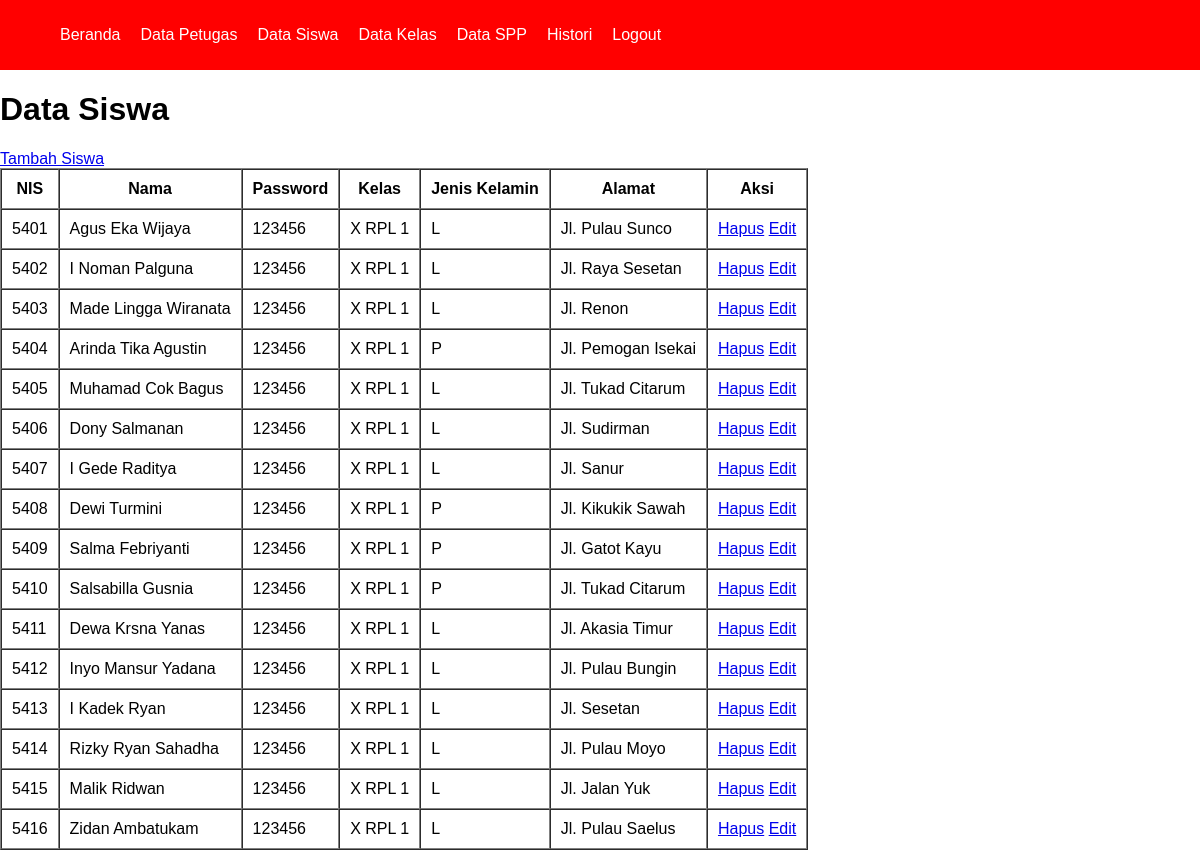
Page /siswa/siswa.php (signed in) on the committed database.
### tables this page shows
CREATE TABLE `tb_siswa` (
  `nis` int(11) NOT NULL,
  `nama_siswa` varchar(100) NOT NULL,
  `password` varchar(10) NOT NULL,
  `id_kelas` varchar(10) NOT NULL,
  `jenis_kelamin` varchar(10) NOT NULL,
  `alamat` varchar(100) NOT NULL
);

CREATE TABLE `tb_kelas` (
  `id_kelas` varchar(10) NOT NULL,
  `kelas` varchar(10) NOT NULL,
  `jurusan` varchar(100) NOT NULL
);

### siswa/functions_siswa.php (called while the page is built, shortened)
<?php
    $conn = mysqli_connect("localhost", "root", "", "spp_db");
    function query($query){
        global $conn;
        $result = mysqli_query($conn, $query);
        $rows = [];
        while( $row = mysqli_fetch_assoc($result)) {
            $rows[] = $row;
        }
        return $rows;
    }
?>

### siswa/siswa.php (the view, shortened to what this page needs)
<?php
    require 'functions_siswa.php';
    require '../views/template/navbar.php';
    $siswa = query("SELECT * FROM tb_siswa INNER JOIN tb_kelas USING(id_kelas) ORDER BY nis ASC");
?>
<!DOCTYPE html>
<html lang="en">
<head>
    <link rel="stylesheet" href="../CSS/style.css">
</head>
<body>
    <h1>Data Siswa</h1>
    <?php if($_SESSION['leveluser'] == 'Admin' ) : ?>
    <a href="create_siswa.php">Tambah Siswa</a>
    <?php endif; ?>
    <table border="1" cellspacing="0" cellpadding="10">
        <tr>
            <th>NIS</th>
            <th>Nama</th>
            <th>Password</th>
            <th>Kelas</th>
            <th>Jenis Kelamin</th>
            <th>Alamat</th>
            <?php if($_SESSION['leveluser'] == 'Admin' ) : ?>
                <th>Aksi</th>
            <?php endif; ?>
        </tr>
        <?php foreach($siswa as $row) : ?>
        <tr>
            <td><?= $row["nis"]; ?></td>
            <td><?= $row["nama_siswa"]; ?></td>
            <td><?= $row["password"] ?></td>
            <td><?= $row["kelas"]; ?></td>
            <td><?= $row["jenis_kelamin"]; ?></td>
            <td><?= $row["alamat"]; ?></td>
            <?php if($_SESSION['leveluser'] == 'Admin' ) : ?>
                <td>
                    <a href="delete_siswa.php?nis=<?= $row["nis"]; ?>">Hapus</a>
                    <a href="update_siswa.php?nis=<?= $row["nis"]; ?>">Edit</a>
                    </td>
            <?php endif; ?>
        </tr>
        <?php endforeach; ?>
    </table>
</body>
</html>

### CSS/style.css (style rules this page uses)
html, body { margin: 0; padding: 0; box-sizing: border-box; font-family: 'Gill Sans', 'Gill Sans MT', Calibri, 'Trebuchet MS', sans-serif; overflow-x: hidden; }

### views/template/navbar.php (style rules this page uses)
html, body { margin: 0; padding: 0; box-sizing: border-box; }

### rows in the picture
tb_siswa: nis "5401", nama_siswa "Agus Eka Wijaya", password "123456", id_kelas.kelas "X RPL 1", jenis_kelamin "L", alamat "Jl. Pulau Sunco"
tb_siswa: nis "5402", nama_siswa "I Noman Palguna", password "123456", id_kelas.kelas "X RPL 1", jenis_kelamin "L", alamat "Jl. Raya Sesetan"
tb_siswa: nis "5403", nama_siswa "Made Lingga Wiranata", password "123456", id_kelas.kelas "X RPL 1", jenis_kelamin "L", alamat "Jl. Renon"
tb_siswa: nis "5404", nama_siswa "Arinda Tika Agustin", password "123456", id_kelas.kelas "X RPL 1", jenis_kelamin "P", alamat "Jl. Pemogan Isekai"
tb_siswa: nis "5405", nama_siswa "Muhamad Cok Bagus", password "123456", id_kelas.kelas "X RPL 1", jenis_kelamin "L", alamat "Jl. Tukad Citarum"
tb_siswa: nis "5406", nama_siswa "Dony Salmanan", password "123456", id_kelas.kelas "X RPL 1", jenis_kelamin "L", alamat "Jl. Sudirman"
tb_siswa: nis "5407", nama_siswa "I Gede Raditya", password "123456", id_kelas.kelas "X RPL 1", jenis_kelamin "L", alamat "Jl. Sanur"
tb_siswa: nis "5408", nama_siswa "Dewi Turmini", password "123456", id_kelas.kelas "X RPL 1", jenis_kelamin "P", alamat "Jl. Kikukik Sawah"
tb_siswa: nis "5409", nama_siswa "Salma Febriyanti", password "123456", id_kelas.kelas "X RPL 1", jenis_kelamin "P", alamat "Jl. Gatot Kayu"
tb_siswa: nis "5410", nama_siswa "Salsabilla Gusnia", password "123456", id_kelas.kelas "X RPL 1", jenis_kelamin "P", alamat "Jl. Tukad Citarum"
tb_siswa: nis "5411", nama_siswa "Dewa Krsna Yanas", password "123456", id_kelas.kelas "X RPL 1", jenis_kelamin "L", alamat "Jl. Akasia Timur"
tb_siswa: nis "5412", nama_siswa "Inyo Mansur Yadana", password "123456", id_kelas.kelas "X RPL 1", jenis_kelamin "L", alamat "Jl. Pulau Bungin"
tb_siswa: nis "5413", nama_siswa "I Kadek Ryan", password "123456", id_kelas.kelas "X RPL 1", jenis_kelamin "L", alamat "Jl. Sesetan"
tb_siswa: nis "5414", nama_siswa "Rizky Ryan Sahadha", password "123456", id_kelas.kelas "X RPL 1", jenis_kelamin "L", alamat "Jl. Pulau Moyo"
tb_siswa: nis "5415", nama_siswa "Malik Ridwan", password "123456", id_kelas.kelas "X RPL 1", jenis_kelamin "L", alamat "Jl. Jalan Yuk"
tb_siswa: nis "5416", nama_siswa "Zidan Ambatukam", password "123456", id_kelas.kelas "X RPL 1", jenis_kelamin "L", alamat "Jl. Pulau Saelus"
